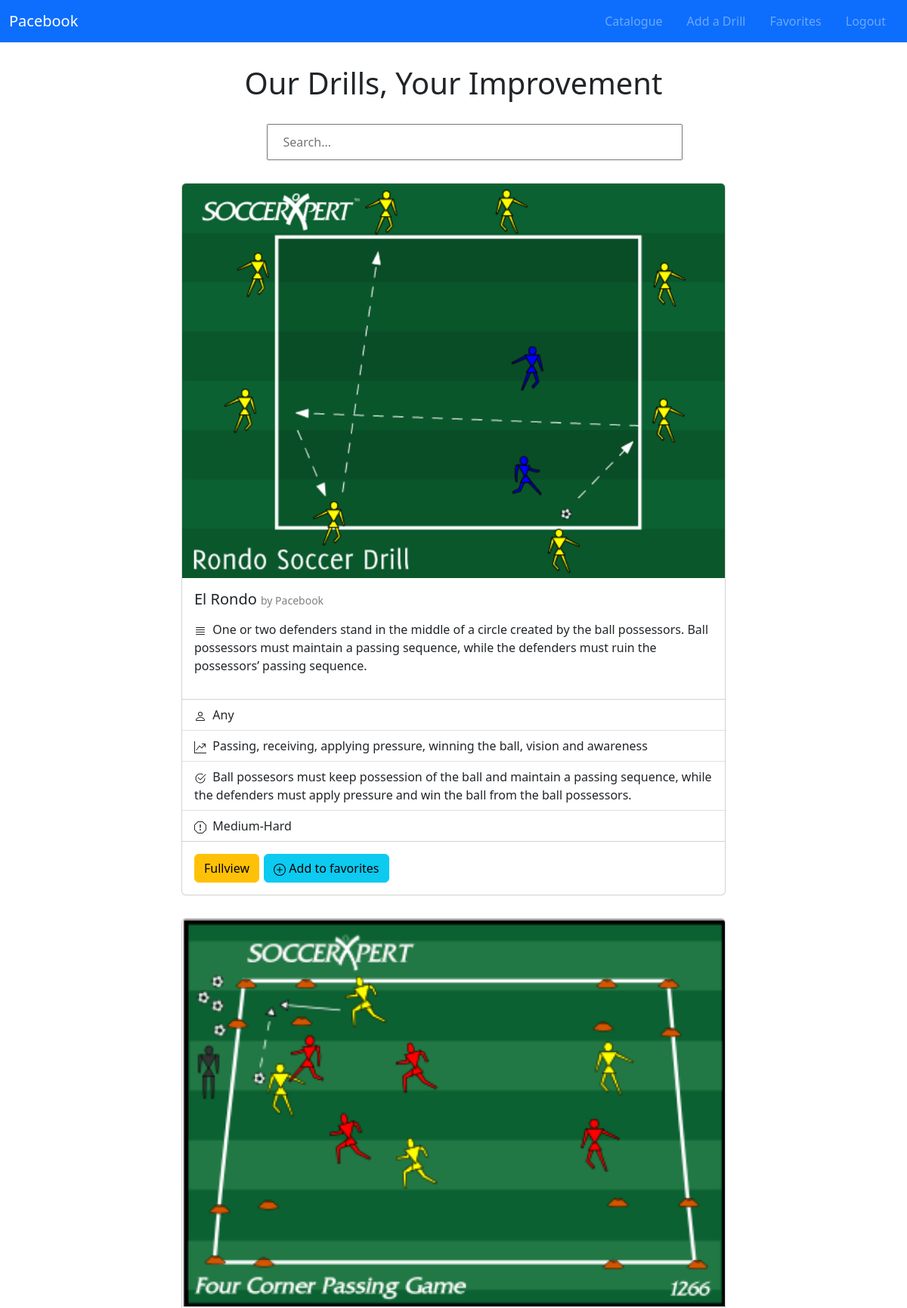
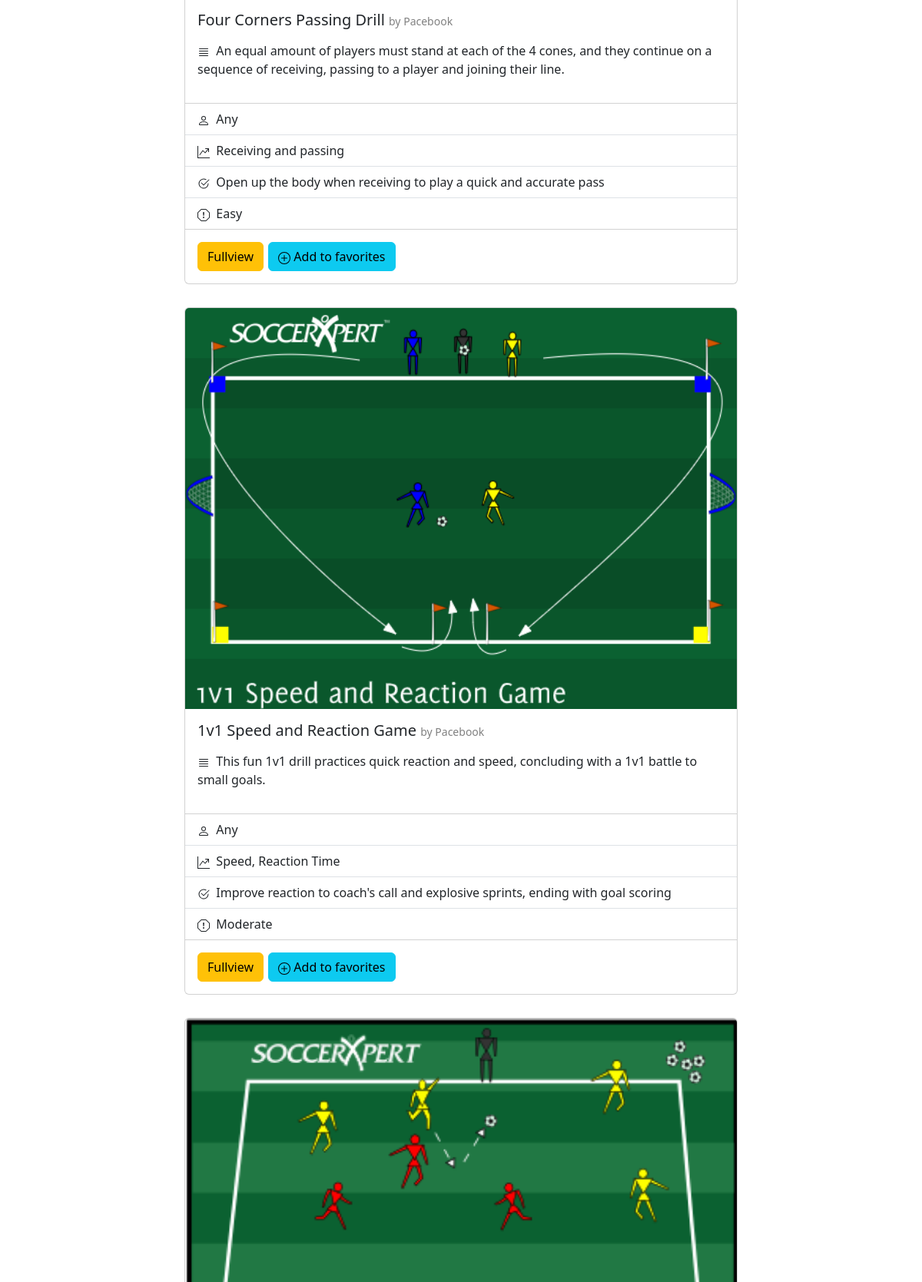
The page / (signed in, upper part) on the database its author committed (2 pictures, top to bottom).
### tables this page shows
CREATE TABLE 'drills' ('id' INTEGER PRIMARY KEY AUTOINCREMENT NOT NULL,
name TEXT NOT NULL,
description TEXT NOT NULL,
position TEXT NOT NULL,
skill TEXT NOT NULL,
objective TEXT NOT NULL,
image_file_name TEXT NOT NULL,
difficulty TEXT NOT NULL,'video_file_name' TEXT NOT NULL,
number_of_players TEXT NOT NULL, 
equipment TEXT NOT NULL,'field_dimensions' TEXT NOT NULL,
duration TEXT NOT NULL
, 'username' TEXT NOT NULL DEFAULT 'Pacebook');

### app.py (the view)
@app.route("/")
def index():
    if not session.get("user_id"):
        return redirect("/login")
    drills = db.execute("SELECT * FROM drills")
    first_drill = drills[0]
    favorites_ids = [d['drill_id'] for d in db.execute("SELECT drill_id FROM favorites")]
    return render_template("index.html", drills=drills, favorites=favorites_ids)

### templates/index.html (shortened to what this page needs)
{% extends "layout.html" %}
{% block main %}
  <h1 id="index-title" class="centered">Our Drills, Your Improvement</h1>
  <div class="centered">
    <div class="search-wrapper">
      <input type="search" id="search" placeholder="Search..." data-search>
    </div>
  </div>
  {% for drill in drills %}
    <div class="drills_feed">
        <div class="card" style="width: 45rem;" id="{{ drill['id'] }}">
          <img src="{{ drill['image_file_name'] }}" class="card-img-top">
          <div class="card-body">
            <h5 class="card-title">
              {{ drill['name'] }}
              <span class="username"> by {{ drill['username'] }}</span>
            </h5>
            <p class="card-text">
              <div class="icon-container">
              </div>
              &nbsp;{{ drill['description'] }}
            </p>
          </div>
          <ul class="list-group list-group-flush">
            <li class="list-group-item">
              <div class="icon-container">
              </div>
              &nbsp;{{ drill['position'] }}
            </li>
            <li class="list-group-item">
              <div class="icon-container">
              </div>
              &nbsp;{{ drill['skill'] }}
            </li>
            <li class="list-group-item">
              <div class="icon-container">
              </div>
              &nbsp;{{ drill['objective'] }}
            </li>
            <li class="list-group-item">
              <div class="icon-container">
              </div>
            &nbsp;{{ drill['difficulty'] }}
          </li>
          </ul>
          <div class="card-body">
            <button type="button" id="view{{ drill['id'] }}" class="btn btn-warning"><a href="{{ url_for('fullview', drill_id=drill.id) }}" class="no-style-link">Fullview</a></button>
            {% if drill['id'] not in favorites %}
              <button type="button" onclick="add_to_favorites('{{ drill['id'] }}')" id="unadded_fav{{ drill['id'] }}" class="btn btn-info">
                Add to favorites
              </button>
            {% endif %}
          </div>
        </div>
      </div>
  {% endfor %}
{% endblock %}

### templates/layout.html (shortened to what this page needs)
<!DOCTYPE html>
<html lang="en">
    <head>
        <link href="https://cdn.jsdelivr.net/npm/bootstrap@5.3.1/dist/css/bootstrap.min.css" rel="stylesheet">
        <link rel="stylesheet" type="text/css" href="/static/styles.css">
    </head>
    <body>
      <nav class="navbar navbar-expand-lg bg-primary" data-bs-theme="dark">
          <div class="container-fluid">
            <a class="navbar-brand" href="/">Pacebook</a>
            {% if session['user_id'] %}
            <ul class="nav justify-content-end">
              <li class="nav-item">
                <a class="nav-link active" aria-current="page" href="/">Catalogue</a>
              </li>
              <li class="nav-item">
                <a class="nav-link active" aria-current="page" href="/add_drill">Add a Drill</a>
              </li>
              <li class="nav-item">
                <a class="nav-link active" aria-current="page" href="/favorites">Favorites</a>
              </li>
              <li class="nav-item">
                <a class="nav-link active" aria-current="page" href="/logout">Logout</a>
              </li>
            </ul>
            {% endif %}
      </nav>
      {% block main %}{% endblock %}
    </body>
    <br>
</html>

### static/styles.css (style rules this page uses)
.drills_feed { position: relative; top: 50px; display: flex; flex-direction: column; justify-content: center; align-items: center; }
.drills_feed .card { margin-bottom: 30px; }
.centered { display: flex; justify-content: center; align-items: center; }
.no-style-link { text-decoration: none; color: black; }
#index-title { margin-top: 30px; margin-bottom: -10px; }
.icon-container { position: relative; display: inline-block; }
.btn-warning { margin-right: 1px; }
.btn-info { margin-left: 1px; }
#search { position: relative; top: 40px; right: 110px; width: 200%; padding: 10px 20px; margin-bottom: 20px; }
.username { font-size: 0.7em; color: grey; }

### rows shown on the page
drills: image_file_name (picture), name "El Rondo", username "Pacebook", description "One or two defenders stand in the middle of a circle created by the ball possessors. Ball possessors must maintain a passing sequence, while the defenders must ruin the possessors’ passing sequence.", position "Any", skill "Passing, receiving, applying pressure, winning the ball, vision and awareness", objective "Ball possesors must keep possession of the ball and maintain a passing sequence, while the defenders must apply pressure and win the ball from the ball possessors.", difficulty "Medium-Hard"
drills: {{ drill['id'] }} 4 (drawn), image_file_name (picture), name "Four Corners Passing Drill", username "Pacebook", description "An equal amount of players must stand at each of the 4 cones, and they continue on a sequence of receiving, passing to a player and joining their line.", position "Any", skill "Receiving and passing", objective "Open up the body when receiving to play a quick and accurate pass", difficulty "Easy"
drills: image_file_name (picture), name "1v1 Speed and Reaction Game", username "Pacebook", description "This fun 1v1 drill practices quick reaction and speed, concluding with a 1v1 battle to small goals.", position "Any", skill "Speed, Reaction Time", objective "Improve reaction to coach's call and explosive sprints, ending with goal scoring", difficulty "Moderate"
drills: image_file_name (picture)
